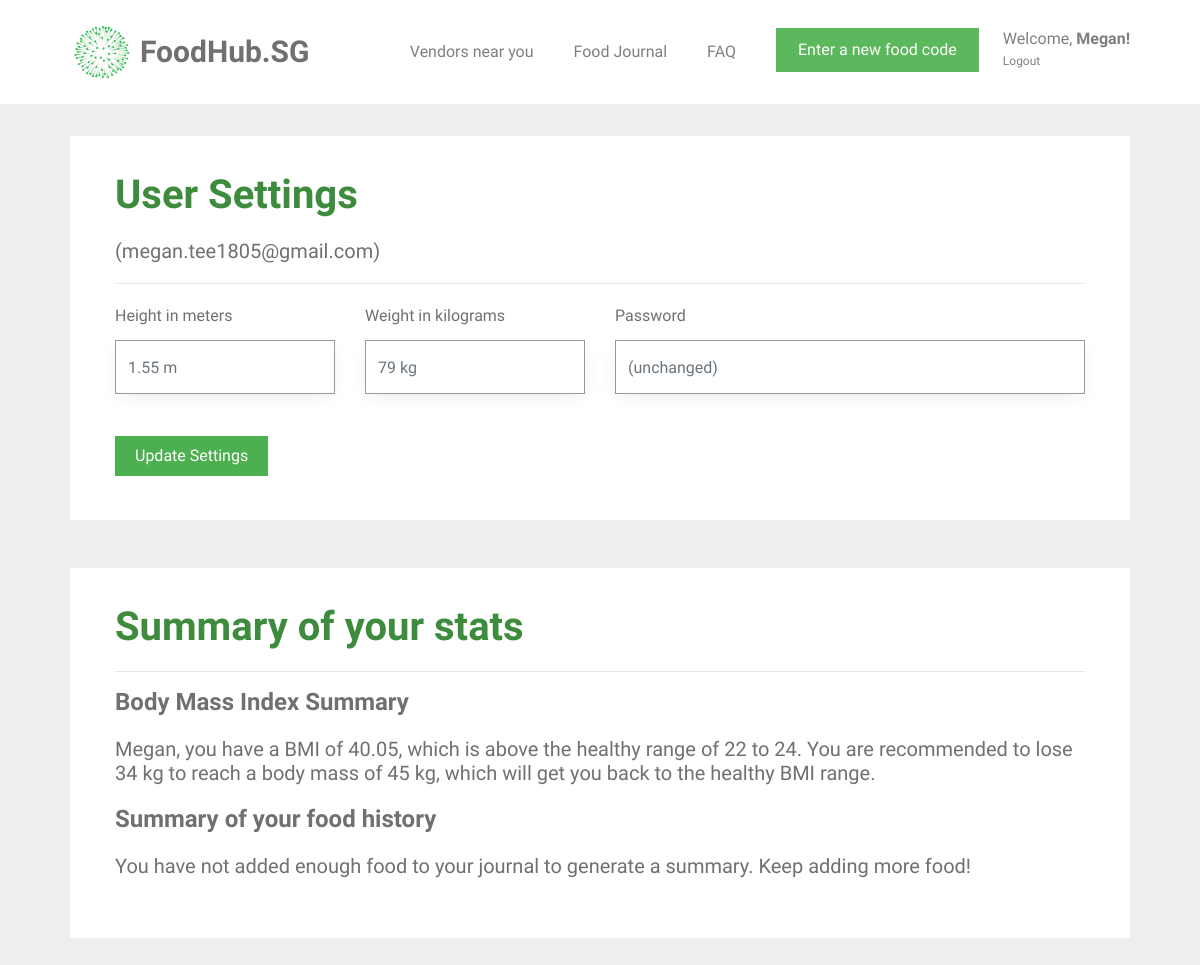
Page /user_settings (signed in) on the committed database.
### tables this page shows
CREATE TABLE user (
  id INTEGER PRIMARY KEY AUTOINCREMENT,
  name TEXT NOT NULL,
  email VARCHAR(512) UNIQUE NOT NULL,
  password TEXT NOT NULL,
  height INTEGER NOT NULL,
  weight INTEGER NOT NULL
);

### foodhubsg/user.py (the view, shortened to what this page needs)
@bp.route('/user_settings', methods=('GET', 'POST'))
@login_required
def user_settings():
    db = get_db()
    food_items = db.execute(
        'SELECT f.id, creator_id, food_name, created, calories, food_code, email'
        ' FROM food_entry f JOIN user u ON f.creator_id = u.id'
        ' WHERE f.creator_id = ? AND DATE(f.created) IN'
        ' (SELECT DISTINCT DATE(created) FROM food_entry '
        ' WHERE NOT date(f.created) = date("now") ORDER BY datetime(created) DESC LIMIT 8)'
        ' ORDER BY datetime(created) DESC',
        (g.user['id'],),
    ).fetchall()
    users = db.execute(
        'SELECT id, name, email, password, height, weight'
        ' FROM user'
        ' WHERE id = ?',
        (g.user['id'],),
    ).fetchall()
    for user in users:
        id = user['id']
        name = user['name']
        weight = user['weight']
        height = user['height']
        email = user['email']
        password = user['password']
    bmi = round(weight / height ** height, 2)
    all_dates = []
    food_dates = []
    calories_list = []
    breakfast_list = []
    lunch_list = []
    dinner_list = []
    snack_list = []
    user_average_calories = 0
    number_of_days = 0
    average_breakfast_calories = 0
    average_lunch_calories = 0
    average_dinner_calories = 0
    average_snack_calories = 0
    calories_statement = None
    snack_message = None
    password_placeholder = "(unchanged)"
    if food_items == []:
        food_exists = 0
    else:
        food_exists = 1
    for food in food_items:
        food_date = food['created'].strftime('%d-%m-%y')
        all_dates.append(food_date)
    all_dates = remove_duplicates(all_dates)
    ideal_weight = weight
    if bmi < 22:
        while ideal_weight / height ** height < 23:
            ideal_weight = ideal_weight + 1
        lose_weight = ideal_weight - weight
        bmi_statement = "{0}, you have a BMI of {1}, which is below the healthy range of 22 to 24. You are recommended " \
                        "to gain {2} kg to reach a body mass of {3} kg, which will get you back to the healthy BMI range." \
                        .format(name, bmi, lose_weight, ideal_weight)
    elif 22 < bmi < 24:
        bmi_statement = "{0}, you have a BMI of {1}, which is exactly within the healthy BMI range. " \
                        "Keep it up!".format(name, bmi)
    elif bmi > 24:
        while ideal_weight / height ** height > 23:
            ideal_weight = ideal_weight - 1
        lose_weight = weight - ideal_weight
        bmi_statement = "{0}, you have a BMI of {1}, which is above the healthy range of 22 to 24. You are recommended " \
                        "to lose {2} kg to reach a body mass of {3} kg, which will get you back to the healthy BMI range." \
                        .format(name, bmi, lose_weight, ideal_weight)
    if average_snack_calories:
        if average_snack_calories > 300:
            snack_message = "Also, you need to decrease your out-of-schedule snack intake."
    return render_template('user/user_settings.html',
                           name=name, weight=weight, height=height, email=email, password=password, bmi_statement=bmi_statement,
                           calories_statement=calories_statement, number_of_days=number_of_days, user_average_calories=user_average_calories,
                           food_exists=food_exists, password_placeholder=password_placeholder, snack_message=snack_message,
                           average_breakfast_calories=average_breakfast_calories, average_lunch_calories=average_lunch_calories,
                           average_dinner_calories=average_dinner_calories, average_snack_calories=average_snack_calories)

### foodhubsg/auth.py (called while the page is built)
def login_required(view):
    @functools.wraps(view)
    def wrapped_view(**kwargs):
        if g.user is None:
            return redirect(url_for('auth.login'))
        return view(**kwargs)
    return wrapped_view

@bp.before_app_request
def load_logged_in_user():
    user_id = session.get('user_id')
    if user_id is None:
        g.user = None
    else:
        g.user = get_db().execute(
            'SELECT * FROM user WHERE id = ?', (user_id,)
        ).fetchone()

### foodhubsg/db.py (called while the page is built)
def get_db():
    if 'db' not in g:
        g.db = sqlite3.connect(
            current_app.config['DATABASE'],
            detect_types=sqlite3.PARSE_DECLTYPES
        )
        g.db.row_factory = sqlite3.Row
    return g.db

### foodhubsg/user.py (called while the page is built)
def remove_duplicates(values):
    output = []
    seen = set()
    for value in values:
        if value not in seen:
            output.append(value)
            seen.add(value)
    return output

### foodhubsg/templates/user/user_settings.html (shortened to what this page needs)
{% extends 'base.html' %}
{% block content %}
<div id="colorlib-container">
    <div class="container">
        <div class="box1">
        <div class="row row-pb-md">
            <div class="col-md-12">
                <header>
                    <h1 class="font_color"><b>User Settings</b></h1>
                    <h5>({{ email }})</h5>
                    <hr>
                </header>
                <form method="post">
                    <div class="row form-group">
                        <div class="col-md-3">
                            <label>Height in meters</label>
                            <input name="height" id="height" type="number" step="0.01" class="form-control delprefix" value="{{ request.form['height'] }}" placeholder="{{ g.user['height'] }} m">
                        </div>
                        <div class="col-md-3">
                            <label>Weight in kilograms</label>
                            <input name="weight" id="weight" type="number" step="0.01" class="form-control delprefix" value="{{ request.form['weight'] }}" placeholder="{{ g.user['weight'] }} kg">
                        </div>
                        <div class="col-md-6 new-password">
                            <label>Password</label>
                            <input name="password" id="password" type="password" class="form-control delprefix" placeholder="{{ password_placeholder }}">
                        </div>
                    </div>
                    <br>
                    <input type="submit" value="Update Settings" class="btn btn-primary" style="background-color: #4CAF50;">
                </form>
            </div>
        </div>
        </div>
        <div class="box1">
        <div class="row row-pb-md">
            <div class="col-md-12">
                <header id="summary-header">
                    <h1 class="font_color"><b>Summary of your stats</b></h1>
                    <hr>
                </header>
                <h4><b>Body Mass Index Summary</b></h4>
                <h5>{{ bmi_statement }}</h5>
                <h4><b>Summary of your food history</b></h4>
                {% if food_exists == 0 %}
                    <h5>You have not added enough food to your journal to generate a summary. Keep adding more food!</h5>
                {% endif %}
            </div>
        </div>
        </div>
    </div>
</div>
{% endblock %}

### foodhubsg/templates/base.html (shortened to what this page needs)
<!doctype html>
<link rel="stylesheet" href="https://cdnjs.cloudflare.com/ajax/libs/font-awesome/4.7.0/css/font-awesome.min.css">
<link rel="stylesheet" href="https://stackpath.bootstrapcdn.com/bootstrap/4.1.3/css/bootstrap.min.css">
<link rel="stylesheet" href="../static/css/animate.css">
<link rel="stylesheet" href="../static/css/icomoon.css">
<link rel="stylesheet" href="../static/css/magnific-popup.css">
<link rel="stylesheet" href="../static/css/flexslider.css">
<link rel="stylesheet" href="../static/css/owl.carousel.min.css">
<link rel="stylesheet" href="../static/css/owl.theme.default.min.css">
<link rel="stylesheet" href="../static/css/style.css">
    {% block navbar %}
        <nav class="navbar navbar-light bg-white">
            <div class="container">
                <a class="navbar-brand" href="{{ url_for('index') }}">
                    <img src="../static/images/healthhub-logo.png" width="65px" height="60px" class="d-inline-block align-top" alt="FoodHub.SG Logo">
                    <span id="webname">FoodHub.SG</span>
                </a>
                {% if g.user %}
                    <ul class="navbar-nav ml-auto">
                        <li class="nav-item">
                            <a class="nav-link" href="{{ url_for('vendors.vendors') }}">Vendors near you</a>
                        </li>
                        <li class="nav-item">
                            <a class="nav-link" href="{{ url_for('food.food_journal') }}">Food Journal</a>
                        </li>
                        <li class="nav-item">
                            <a class="nav-link" href="{{ url_for('user.faq') }}">FAQ</a>
                        </li>
                        <li class="nav-item">
                            <a href="{{ url_for('food.food_journal') }}"><button type="button" class="btn btn-success">Enter a new food code</button></a>
                        </li>
                        <li class="nav-item settings nav-link">
                            <a class="nav-link" id="settings-link" href="{{ url_for('user.user_settings')}}">
                                Welcome, <span id="nav-name">{{ g.user['name'] }}!</span>
                            </a>
                            <a class="nav-link" id="logout-link" href="{{ url_for('auth.logout') }}">
                                Logout
                            </a>
                        </li>
                    </ul>
                {% endif %}
                {% endblock %}
            </div>
        </nav>
<section class="content">
    {% block content %}{% endblock %}
</section>

### foodhubsg/static/css/style.css (style rules this page uses)
.font_color { color: #3d8b3d; }
a { color: #F6490D; -webkit-transition: 0.5s; -o-transition: 0.5s; transition: 0.5s; }
h1, h2, h3, h4, h5, h6, figure { color: #707070; font-weight: 400; margin: 0 0 20px 0; }
#colorlib-container, #colorlib-instagram, #colorlib-about, #colorlib-contact, #colorlib-footer { padding: 2em 0; clear: both; }
.content { display: block; }
.form-control { -webkit-box-shadow: none; -moz-box-shadow: none; -ms-box-shadow: none; -o-box-shadow: none; box-shadow: none; border: none; font-size: 16px !important; font-weight: 300; -webkit-border-radius: 0px; -moz-border-radius: 0px; -ms-border-radius: 0px; border-radius: 0px; }
.form-group { margin-bottom: 10px; }
.btn { margin-right: 4px; margin-bottom: 4px; font-size: 16px; font-weight: 400; -webkit-border-radius: 30px; -moz-border-radius: 30px; -ms-border-radius: 30px; border-radius: 30px; -webkit-transition: 0.5s; -o-transition: 0.5s; transition: 0.5s; padding: 8px 20px; }
.btn-primary { background: #F6490D; color: #fff; }
.btn-success { background: #5cb85c; color: #fff; border: 2px solid #5cb85c; }
.form-control { -webkit-box-shadow: none; box-shadow: none; background: transparent; border: 1px solid rgba(0, 0, 0, 0.1); height: 54px; font-size: 18px; font-weight: 300; }
.row-pb-md { padding: 2em !important; }
.btn-primary { border-radius: 0; border-width: 0; }
.btn { border-radius: 0; }
.form-control { border-width: 0.2px; border-color: #999999; box-shadow: 0 5px 20px -5px rgba(0,0,0,0.1); }
.box1 { background: #ffffff; padding: 0.5em; margin-bottom: 3em; transition: box-shadow 0.5s; }
.row.row-pb-md { margin: -5px -10px 0 -10px; }
.container { padding-right: 2.5em; padding-left: 2.5em; }
#nav-name { font-weight: bold; }
.navbar-nav { flex-direction: row; }
.nav-item { padding: 10px 10px 10px 10px; margin: 10px; }
.navbar-nav > .settings { position: relative; display: block; margin-right: 0; padding-right: 0; margin-left: 0; padding-left: 0; color: #4CAF50; }
.settings > .nav-link { line-height: 22px; padding: 0; }
#logout-link { font-size: 12px; }
#webname { color: #707070; font-weight: bold; font-size: 30px; }
.bg-white { background-color: white; }

### rows in the picture
user: user.name "Megan", email "megan.tee1805@gmail.com", height "1.55 m", weight "79 kg"

### other values in the picture
{{ bmi_statement }} "Megan, you have a BMI of 40.05, which is above the healthy range of 22 to 24. You are recommended to lose 34 kg to reach a body mass of 45 kg, which will get you back to the healthy BMI range."
